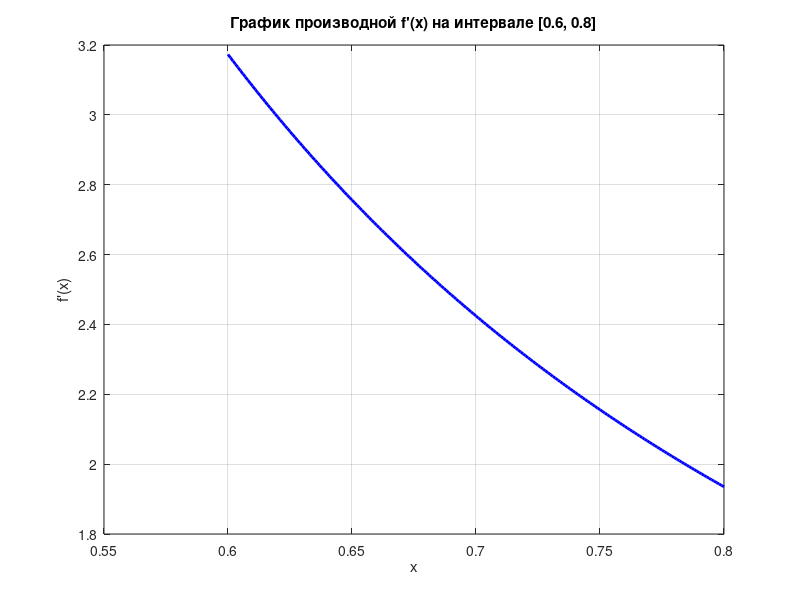

Source code (MATLAB):
% Пункт 1: График f'(x) на [a,b]
a = 0.6; b = 0.8;
x = a:0.001:b;

f_prime = @(x) 1./(2*sqrt(x+1)) + 1./(x.^2);
y_prime = f_prime(x);

figure;
plot(x, y_prime, 'b', 'LineWidth', 2);
grid on;
title('График производной f''(x) на интервале [0.6, 0.8]');
xlabel('x');
ylabel('f''(x)');
